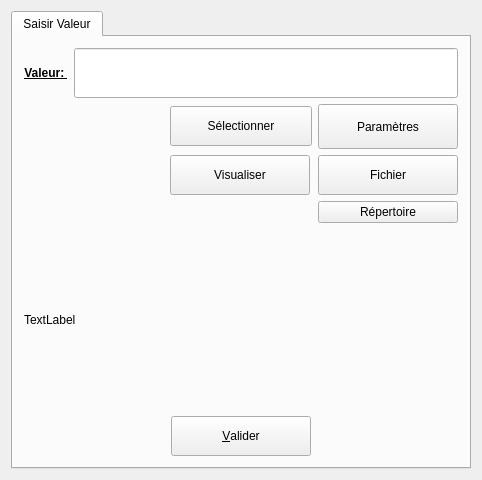
<?xml version="1.0" encoding="UTF-8"?>
<ui version="4.0">
 <class>DUnBase</class>
 <widget class="QWidget" name="DUnBase">
  <property name="geometry">
   <rect>
    <x>0</x>
    <y>0</y>
    <width>482</width>
    <height>480</height>
   </rect>
  </property>
  <property name="windowTitle">
   <string>DUnIn</string>
  </property>
  <layout class="QGridLayout">
   <item row="0" column="0">
    <widget class="QTabWidget" name="tabuniqueinto">
     <widget class="QWidget" name="Widget8">
      <attribute name="title">
       <string>Saisir Valeur</string>
      </attribute>
      <layout class="QGridLayout" name="gridLayout_2">
       <item row="0" column="0">
        <layout class="QHBoxLayout" name="horizontalLayout">
         <item>
          <widget class="QLabel" name="textLabel2">
           <property name="text">
            <string>&lt;b&gt;&lt;u&gt;&lt;p align=&quot;center&quot;&gt;Valeur: &lt;/p&gt;&lt;/u&gt;&lt;/b&gt;</string>
           </property>
           <property name="wordWrap">
            <bool>false</bool>
           </property>
          </widget>
         </item>
         <item>
          <widget class="QLineEdit" name="lineEditVal">
           <property name="minimumSize">
            <size>
             <width>290</width>
             <height>50</height>
            </size>
           </property>
          </widget>
         </item>
        </layout>
       </item>
       <item row="1" column="0">
        <layout class="QGridLayout" name="gridLayout">
         <item row="0" column="0">
          <spacer name="horizontalSpacer_3">
           <property name="orientation">
            <enum>Qt::Horizontal</enum>
           </property>
           <property name="sizeHint" stdset="0">
            <size>
             <width>293</width>
             <height>20</height>
            </size>
           </property>
          </spacer>
         </item>
         <item row="0" column="1">
          <widget class="QPushButton" name="BSalome">
           <property name="minimumSize">
            <size>
             <width>142</width>
             <height>40</height>
            </size>
           </property>
           <property name="text">
            <string>Sélectionner</string>
           </property>
           <property name="icon">
            <iconset>
             <normaloff>image240.png</normaloff>image240.png</iconset>
           </property>
          </widget>
         </item>
         <item row="0" column="2">
          <widget class="QPushButton" name="bParametres">
           <property name="sizePolicy">
            <sizepolicy hsizetype="Fixed" vsizetype="Fixed">
             <horstretch>0</horstretch>
             <verstretch>0</verstretch>
            </sizepolicy>
           </property>
           <property name="minimumSize">
            <size>
             <width>140</width>
             <height>45</height>
            </size>
           </property>
           <property name="text">
            <string>Paramètres</string>
           </property>
          </widget>
         </item>
         <item row="1" column="0">
          <spacer name="horizontalSpacer_5">
           <property name="orientation">
            <enum>Qt::Horizontal</enum>
           </property>
           <property name="sizeHint" stdset="0">
            <size>
             <width>138</width>
             <height>20</height>
            </size>
           </property>
          </spacer>
         </item>
         <item row="1" column="1">
          <widget class="QPushButton" name="BView2D">
           <property name="sizePolicy">
            <sizepolicy hsizetype="Fixed" vsizetype="Fixed">
             <horstretch>0</horstretch>
             <verstretch>0</verstretch>
            </sizepolicy>
           </property>
           <property name="minimumSize">
            <size>
             <width>140</width>
             <height>40</height>
            </size>
           </property>
           <property name="text">
            <string>Visualiser</string>
           </property>
          </widget>
         </item>
         <item row="1" column="2">
          <widget class="QPushButton" name="BFichier">
           <property name="sizePolicy">
            <sizepolicy hsizetype="Fixed" vsizetype="Fixed">
             <horstretch>0</horstretch>
             <verstretch>0</verstretch>
            </sizepolicy>
           </property>
           <property name="minimumSize">
            <size>
             <width>140</width>
             <height>40</height>
            </size>
           </property>
           <property name="text">
            <string>Fichier</string>
           </property>
           <property name="icon">
            <iconset>
             <normaloff>image240.png</normaloff>image240.png</iconset>
           </property>
          </widget>
         </item>
         <item row="2" column="2">
          <widget class="QPushButton" name="BRepertoire">
           <property name="text">
            <string>Répertoire</string>
           </property>
          </widget>
         </item>
        </layout>
       </item>
       <item row="2" column="0">
        <widget class="QLabel" name="Commentaire">
         <property name="text">
          <string>TextLabel</string>
         </property>
        </widget>
       </item>
       <item row="3" column="0">
        <layout class="QHBoxLayout" name="horizontalLayout_2">
         <item>
          <spacer name="horizontalSpacer">
           <property name="orientation">
            <enum>Qt::Horizontal</enum>
           </property>
           <property name="sizeHint" stdset="0">
            <size>
             <width>40</width>
             <height>20</height>
            </size>
           </property>
          </spacer>
         </item>
         <item>
          <widget class="QPushButton" name="bOk">
           <property name="sizePolicy">
            <sizepolicy hsizetype="Fixed" vsizetype="Fixed">
             <horstretch>0</horstretch>
             <verstretch>0</verstretch>
            </sizepolicy>
           </property>
           <property name="minimumSize">
            <size>
             <width>140</width>
             <height>40</height>
            </size>
           </property>
           <property name="toolTip">
            <string>validation de la saisie</string>
           </property>
           <property name="text">
            <string>&amp;Valider</string>
           </property>
           <property name="shortcut">
            <string>Shift+A, Alt+A, Alt+A, Alt+A</string>
           </property>
          </widget>
         </item>
         <item>
          <spacer name="horizontalSpacer_2">
           <property name="orientation">
            <enum>Qt::Horizontal</enum>
           </property>
           <property name="sizeHint" stdset="0">
            <size>
             <width>40</width>
             <height>20</height>
            </size>
           </property>
          </spacer>
         </item>
        </layout>
       </item>
      </layout>
     </widget>
    </widget>
   </item>
  </layout>
 </widget>
 <layoutdefault spacing="6" margin="11"/>
 <tabstops>
  <tabstop>lineEditVal</tabstop>
 </tabstops>
 <resources/>
 <connections/>
</ui>
